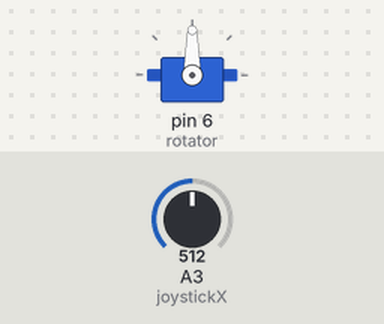
Recording of a sketch running on a simulated Arduino Uno, built with avr-gcc and run on an emulated ATmega328P. On the bench: servo. The inputs (shaded band) are chosen by the test bench; at power-on: A3 (joystickX) = 512.

Above: at 1.2 s.
1.3 s: A3 (joystickX) set to 716
At 2.2 s:
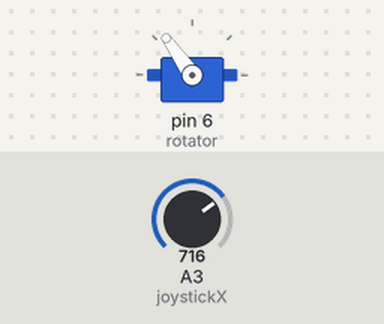
2.8 s: A3 (joystickX) set to 900
At 3.1 s:
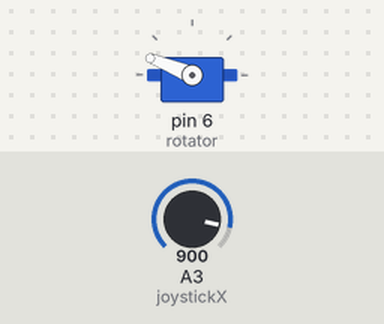
4.3 s: A3 (joystickX) set to 1023
At 5.5 s:
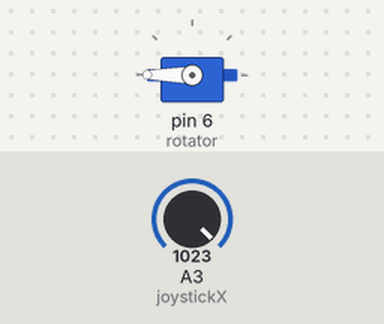
5.8 s: A3 (joystickX) set to 306
At 6.5 s:
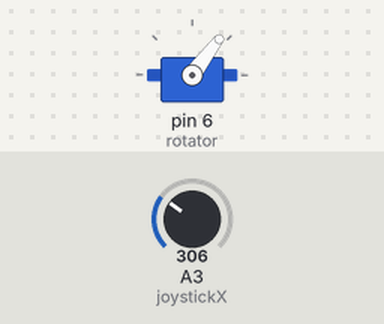
7.3 s: A3 (joystickX) set to 122
At 8.0 s:
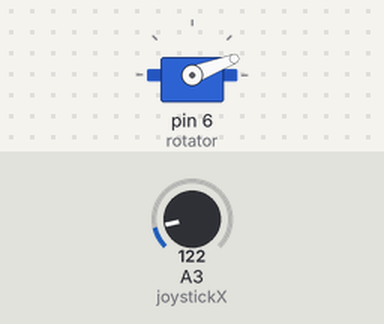
Timing chart, 0 to 9.8 s (numbered marks = the images above; inputs shaded):
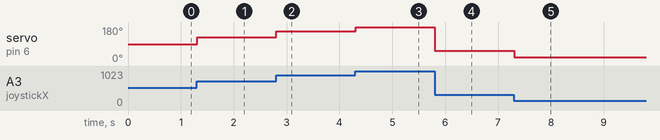

Measured:
- after the input at 1.3 s, servo on pin 6 (rotator): 90° → 125° at once
- after the input at 2.8 s, servo on pin 6 (rotator): 125° → 158° at once
- after the input at 4.3 s, servo on pin 6 (rotator): 158° → 180° at once
- after the input at 5.8 s, servo on pin 6 (rotator): 180° → 53° at once
- after the input at 7.3 s, servo on pin 6 (rotator): 53° → 21° at once

The sketch:

Servo_joystick.ino
```cpp
#include <Servo.h>
const int joystickX = A3; // joystick connected to Analog pin 3

Servo rotator;  //create a variable rotator for the servo

int direction;

void setup() {
  rotator.attach(6); //servo is attached to digital pin 6
  //delay(1);
}

void loop() {
  direction = analogRead(joystickX); //read from analog pin
  direction = map(direction, 0, 1023, 0, 180);     //map(value, fromLow (Joystick), fromHigh (Joystick), toLow(servo), toHigh (servo))
  rotator.write(direction); //move the shaft of the servo to that direction
  delay(15); //small delay between movements for stability
}
```
